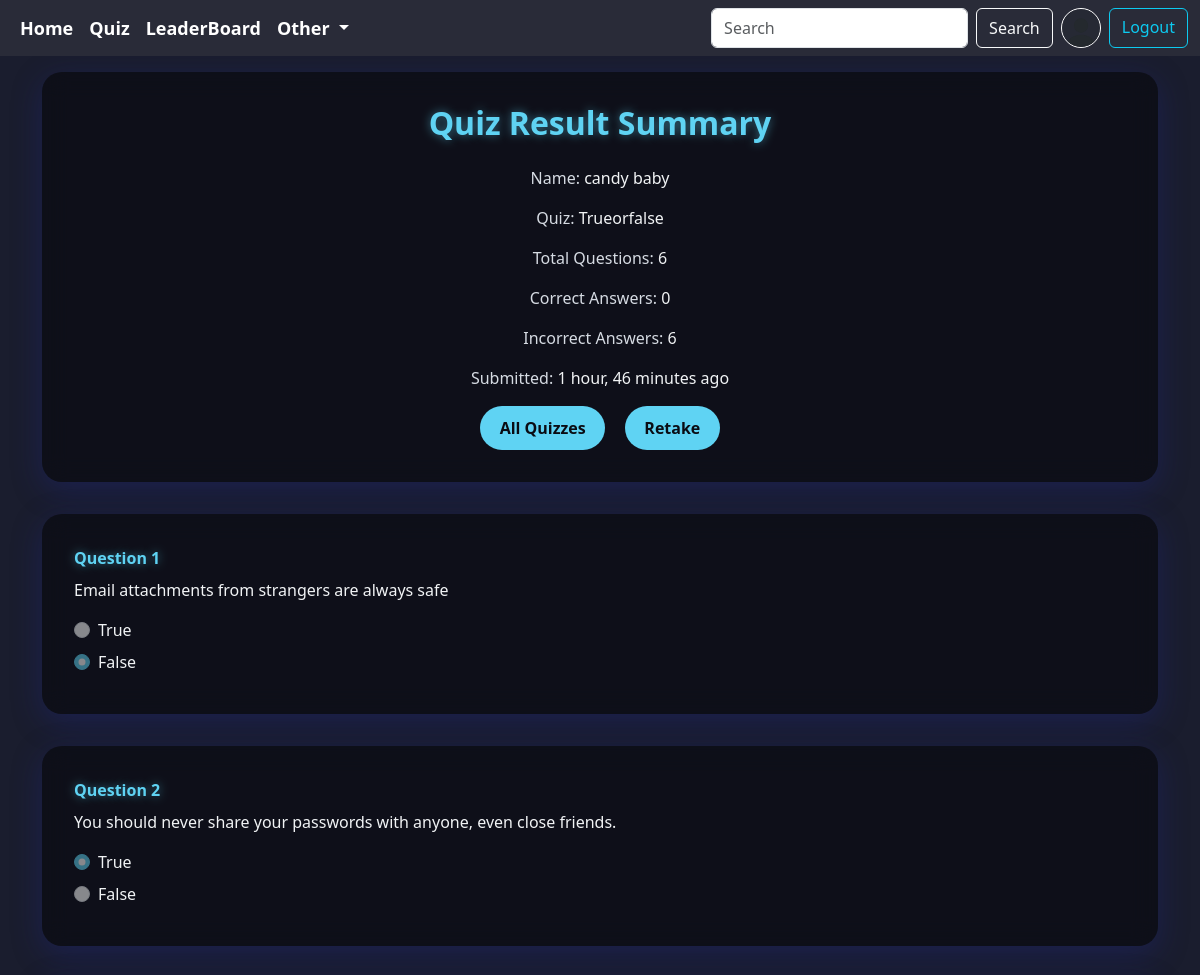
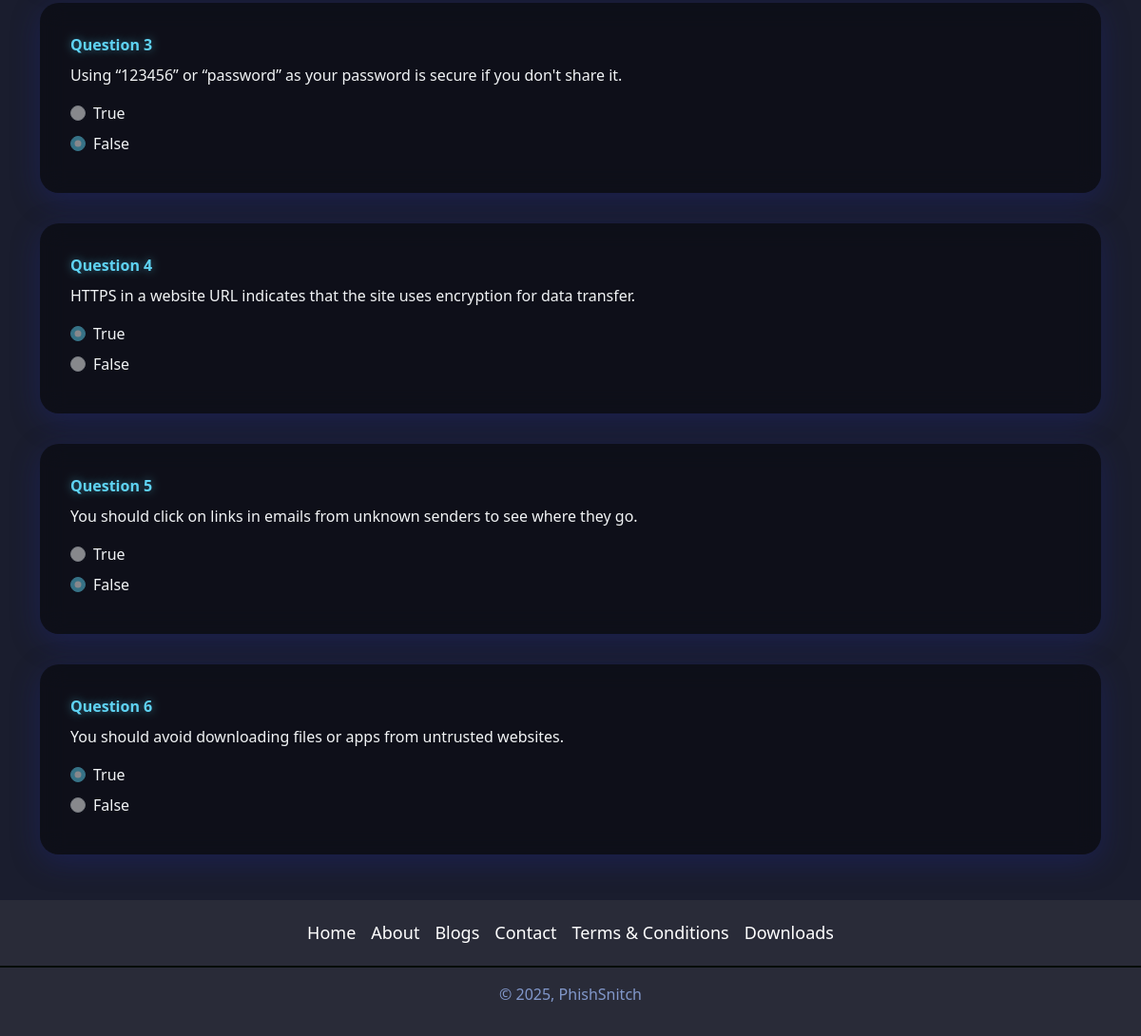
Before: /quiz/15/result/ (signed in) with the older database file (2 pictures, top to bottom).
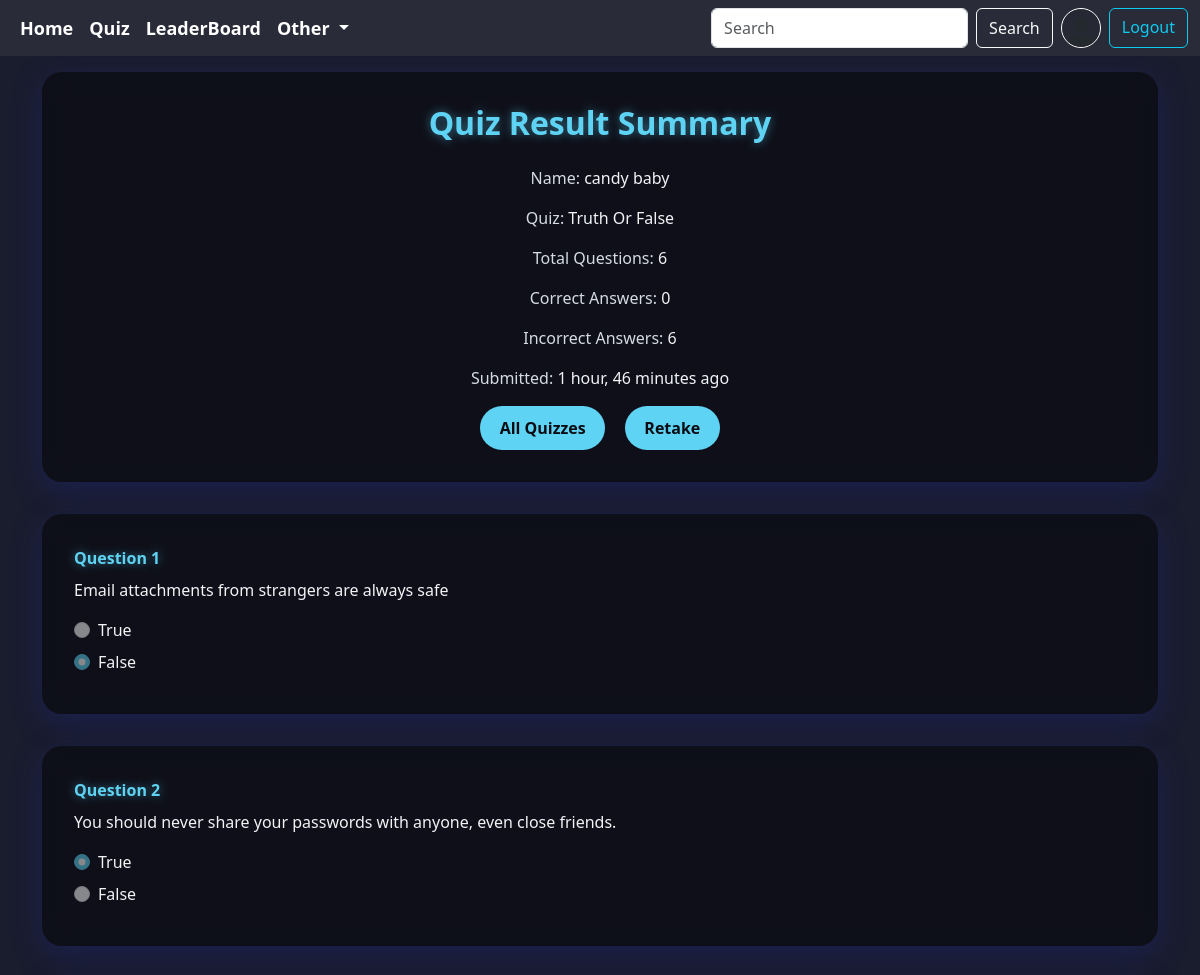
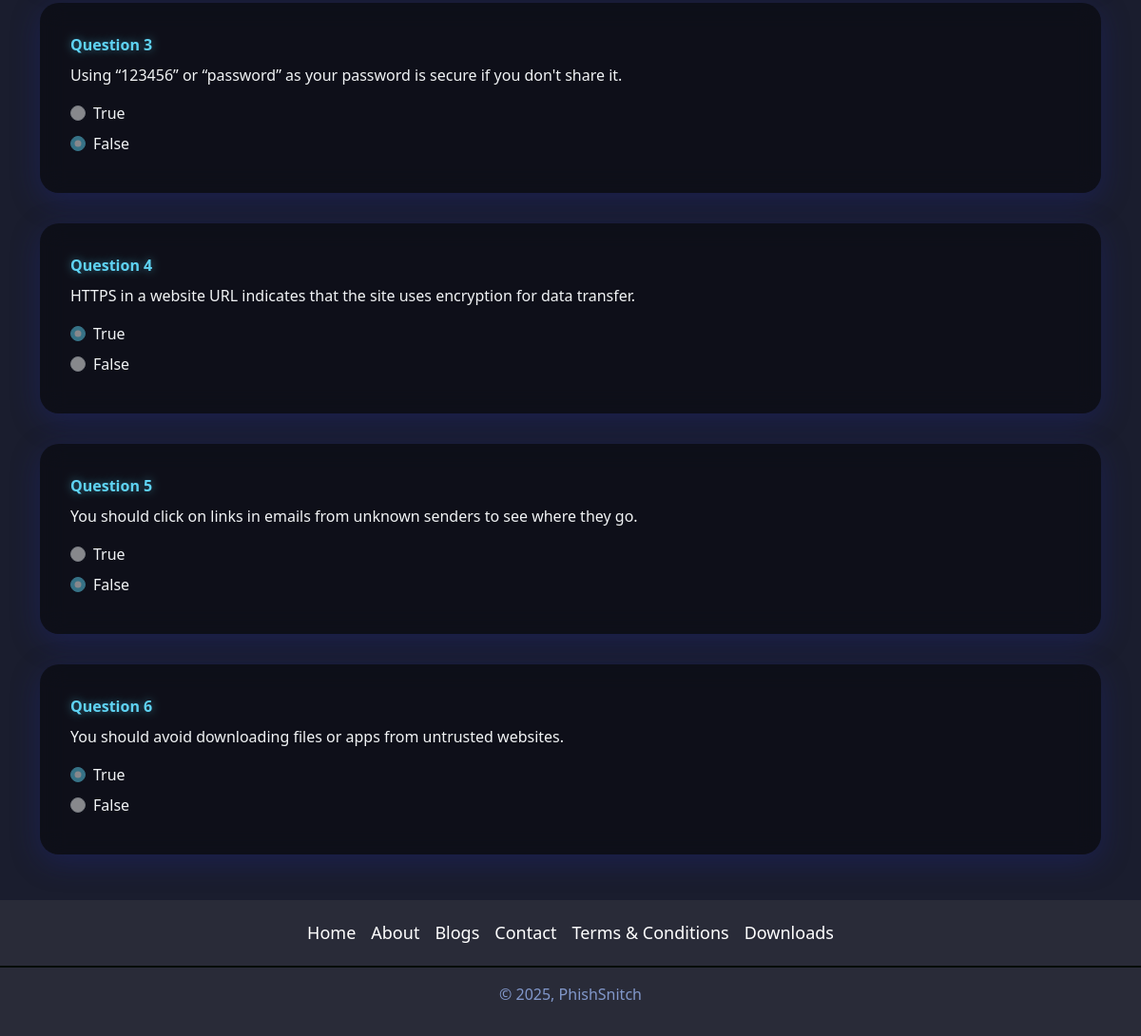
After: the same page with the newer database file (2 pictures, top to bottom).
### quiz/models.py (models this page shows, shortened)
class QuizSubmission(models.Model):
    user=models.ForeignKey(User,on_delete=models.CASCADE)
    quiz=models.ForeignKey(Quiz,on_delete=models.CASCADE)
    score=models.IntegerField()
    submitted_at=models.DateTimeField(auto_now_add=True)

class Quiz(models.Model):
    MODE_CHOICES = [
        ('PRACTICE', 'Practice (MCQ)'),
        ('TIMED', 'Timed (MCQ)'),
        ('TF', 'True/False'),
    ]
    title = models.CharField(max_length=255)
    description = models.TextField()
    category = models.ForeignKey(Category, on_delete=models.CASCADE)
    quiz_file = models.FileField(upload_to='quiz/')
    created_at = models.DateTimeField(auto_now_add=True)
    mode = models.CharField(max_length=10, choices=MODE_CHOICES, default='PRACTICE')
    uploaded_at = models.DateTimeField(auto_now=True)
    class Meta:
        verbose_name_plural = 'Quizzes'

class Question(models.Model):
    quiz = models.ForeignKey(Quiz, on_delete=models.CASCADE)
    text = models.TextField()

class Choice(models.Model):
    question = models.ForeignKey(Question, on_delete=models.CASCADE)
    text = models.CharField(max_length=255)
    is_correct = models.BooleanField(default=False)

### accounts/models.py (models this page shows, shortened)
class Profile(models.Model):
    user=models.OneToOneField(User, on_delete=models.CASCADE,null=True,verbose_name='User_Object')
    bio=models.TextField(blank=True,null=True)
    profile_image=models.ImageField(upload_to='profile_images',default='userdefault.png',blank=True,null=True,verbose_name='Profile_Pic')
    location=models.CharField(max_length=100,blank=True,null=True)
    GENDER=(
        ('Male','Male'),
        ('Female','Female'),
        ('Other','Other')
    )
    gender=models.CharField(max_length=6,choices=GENDER,blank=True,null=True)
    rank=models.IntegerField(null=True,blank=True,editable=True,default=0)
    total_score = models.IntegerField(default=0)
    @property
    def full_name(self):
        return f"{self.user.first_name} {self.user.last_name}"

### quiz/views.py (the view)
# urls.py: path('<int:submission_id>/result/',views.quiz_result_view,name='quiz_result'),
@login_required
def quiz_result_view(request,submission_id):
    submission=get_object_or_404(QuizSubmission,pk=submission_id)
    context={"submission":submission}
    return render(request,'quiz-result.html',context)

### quiz/templatetags/custom_filters.py (called while the page is built)
@register.filter
def subtract(value,arg):
    return value - arg

### templates/quiz-result.html (shortened to what this page needs)
{% extends 'index.html'%}
{% load custom_filters %}
{% block content %}
<div class="container my-5 mt-5 pt-4">
  <div class="glass-card text-center">
    <h2 class="glass-header mb-4">Quiz Result Summary</h2>
    <p><span class="glass-label">Name:</span> {{ submission.user.profile.full_name }}</p>
    <p><span class="glass-label">Quiz:</span> {{ submission.quiz.title|title }}</p>
    <p><span class="glass-label">Total Questions:</span> {{ submission.quiz.question_set.count }}</p>
    <p><span class="glass-label">Correct Answers:</span> {{ submission.score }}</p>
    <p><span class="glass-label">Incorrect Answers:</span> {{ submission.quiz.question_set.count|subtract:submission.score }}</p>
    <p><span class="glass-label">Submitted:</span> {{ submission.submitted_at|timesince }} ago</p>
    <div class="mt-3">
      <a href="{% url 'all_quiz' %}" class="btn btn-glass">All Quizzes</a>
      <a href="{% url 'quiz' submission.quiz.id %}" class="btn btn-glass">Retake</a>
    </div>
  </div>
  <div class="questions">
    {% for question in submission.quiz.question_set.all %}
      <div class="glass-card">
        <div class="mb-2 fw-bold glass-header">Question {{ forloop.counter }}</div>
        <p class="mb-3">{{ question.text }}</p>
        {% for option in question.choice_set.all %}
          <div class="form-check mb-2">
            <label class="form-check-label" for="{{ option.id }}">
              <input class="form-check-input" disabled
                {% if option.is_correct %}checked{% endif %}
                type="radio"
                name="{{ option.question.id }}"
                id="{{ option.id }}"
                value="{{ option.text }}">
              {{ option.text }}
            </label>
          </div>
        {% endfor %}
      </div>
    {% endfor %}
  </div>
</div>
{% endblock content %}

Changed rows visible on the page:
changed through a linked row, QuizSubmission "candy baby": quiz "Trueorfalse" → "Truth Or False"
